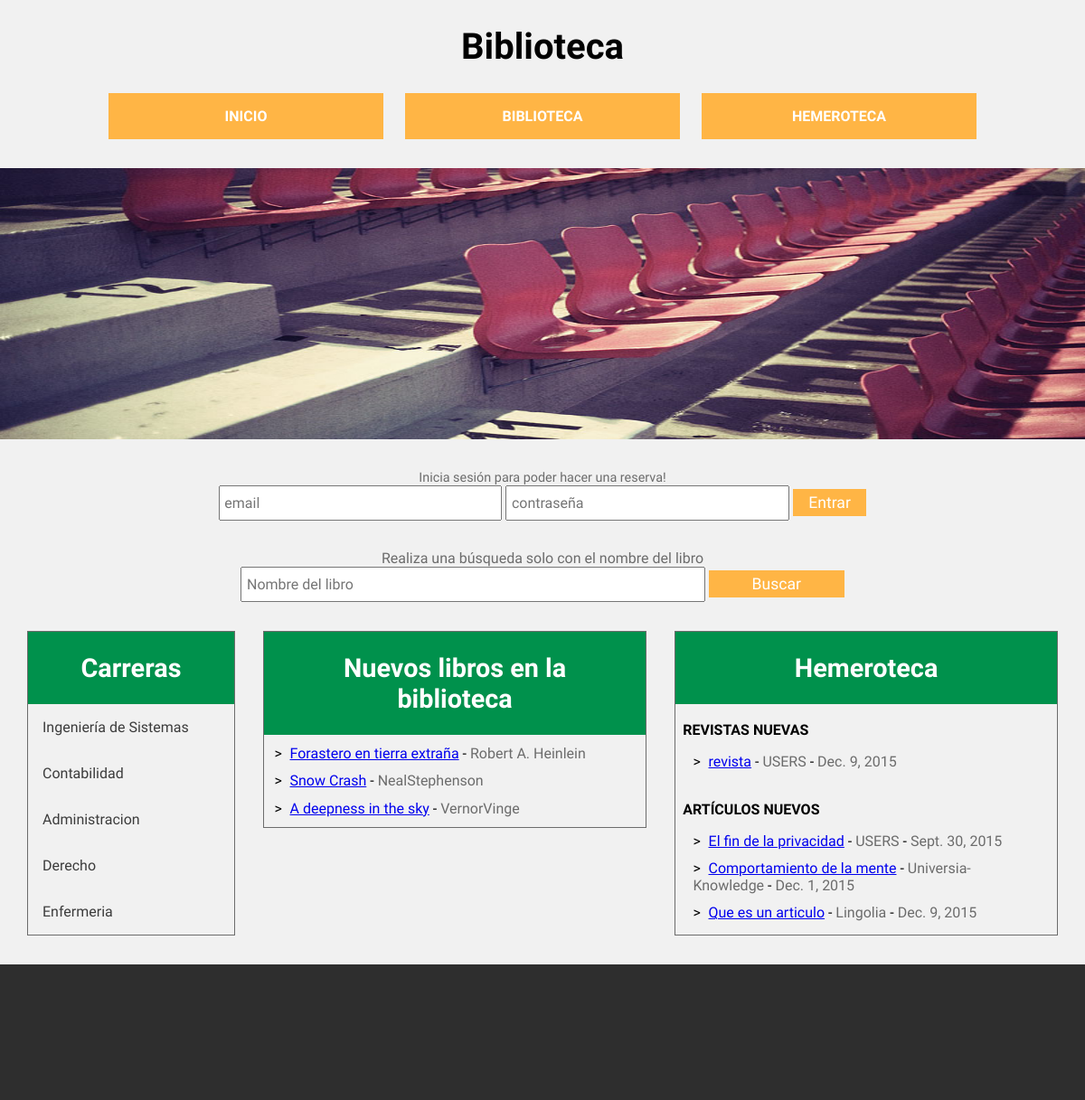
Before: / with the older database file.
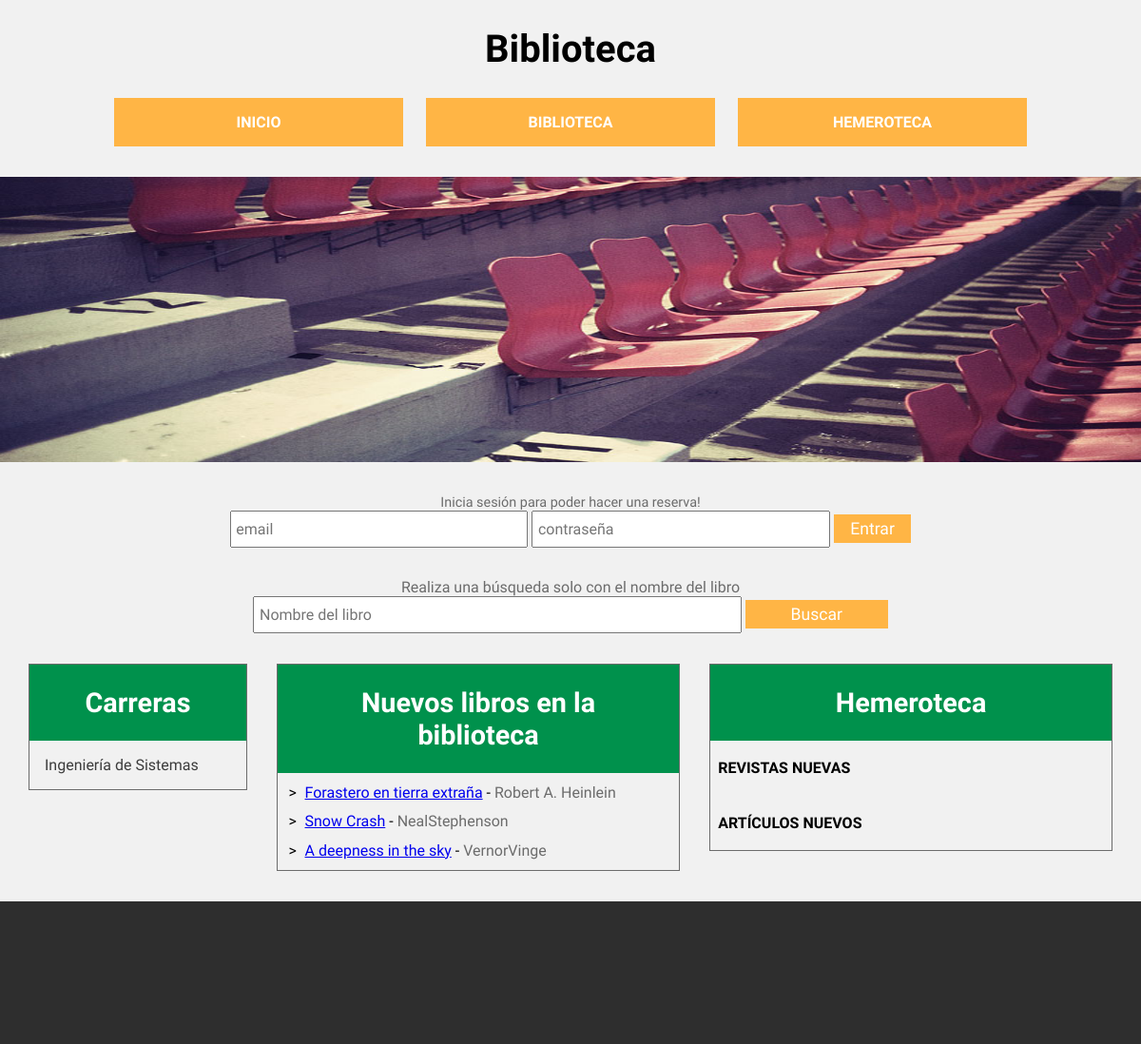
After: the same page with the newer database file.
### apps/biblioteca/models.py (models this page shows, shortened)
class Carrera(models.Model):
	carrera = models.CharField(max_length = 30, unique = True)

class Libro(models.Model):
	titulo 			 = models.CharField(max_length = 50, unique = True)
	fechaPublicacion = models.CharField(max_length = 30)
	edicion 		 = models.CharField(max_length = 50)
	area			 = models.CharField(max_length = 50)
	imagen			 = models.ImageField(upload_to = 'libro')
	stock 			 = models.PositiveIntegerField()
	stockChange 	 = models.PositiveIntegerField()
	estado 			 = models.BooleanField(default = True)
	autor 	  = models.ForeignKey(Autor)
	editorial = models.ForeignKey(Editorial)
	carrera   = models.ForeignKey(Carrera)

class Autor(models.Model):
	nombre    = models.CharField(max_length = 30, unique = True)
	apellido  = models.CharField(max_length = 30)
	pais	  = models.CharField(max_length = 30)
	biografia = models.URLField()

### apps/hemeroteca/models.py (models this page shows, shortened)
class Revista(models.Model):
	titulo 			 = models.CharField(max_length = 30, unique = True)
	autor  			 = models.CharField(max_length = 30)
	url	   			 = models.URLField()
	fechaPublicacion = models.DateField()

class Articulo(models.Model):
	titulo 			 = models.CharField(max_length = 30, unique = True)
	autor  			 = models.CharField(max_length = 30)
	url	   			 = models.URLField()
	fechaPublicacion = models.DateField()

### apps/biblioteca/views.py (the view)
# urls.py: url(r'^$', 'apps.biblioteca.views.home', name='home'),
def home(request):
	carreras  = Carrera.objects.all()
	libros	  = Libro.objects.order_by("-id").all()[:10]
	revistas  = Revista.objects.order_by("-id").all()[:4]
	articulos = Articulo.objects.order_by("-id").all()[:4]
	formAuth  = EmailAuthenticationForm(request.POST or None)
	if formAuth.is_valid():
		login(request, formAuth.get_user())
	template = 'index.html'
	return render_to_response(template, context_instance = RequestContext(request,locals()))

### apps/userprofile/form.py (shortened to what this page needs)
class EmailAuthenticationForm(forms.Form):
	email 	 = forms.EmailField()
	password = forms.CharField(widget = forms.PasswordInput)
	def __init__(self, *args, **kwargs):
		self.user_cache = None
		super(EmailAuthenticationForm, self).__init__(*args, **kwargs)

### apps/biblioteca/templates/index.html (shortened to what this page needs)
{% load staticfiles %}
<!DOCTYPE html>
<html lang="es">
<head>
	<link rel='stylesheet' href="{% static 'biblioteca/css/main.css' %}" type='text/css' />
</head>
<body>
	<h1>Biblioteca</h1>
	<nav id="menu">
		<a href="{% url "home" %}">INICIO</a>
		<a href="{% url "biblioteca" %}">BIBLIOTECA</a>
		<a href="{% url "hemeroteca" %}">HEMEROTECA</a>
	</nav>
	<div id="slider">
		<ul class="rslides">
          <li><img src="{% static 'biblioteca/img/slider/1.jpg' %}" alt="slider 1"></li>
        </ul>
	</div>
    {% if not user.is_authenticated %}
	<form action="" id="form-login" method="post">
		<span>Inicia sesión para poder hacer una reserva!</span><br />
		<input type="email" name="email" placeholder="email" />
		<input type="password" name="password" placeholder="contraseña" />
		<input type="submit" value="Entrar" />
	</form>
    {% else %}
        <div id="welcome">
            <h3 class="user"><span>Bienvenid</span> <span>{{ user.username }}</span></h3><a href="{% url "logout" %}" class="logout">Cerrar sesión</a>
        </div>
    {% endif %}
    <form action="" id="form-search-book">
		<span>Realiza una búsqueda solo con el nombre del libro</span><br />
        <input type="text" name="book-name" placeholder="Nombre del libro" />
        <input type="submit" value="Buscar" />
    </form>
	<section id="container">
        <div class="careers">
			<h3>Carreras</h3>
            {% for carrera in carreras %}
                <a href="{% url 'biblioteca_carrera' carrera.id %}" class="careers-son">{{ carrera.carrera }}</a>
            {% endfor %}
        </div>
        <div class="news-feed">
			<h3>Nuevos libros en la biblioteca</h3>
            {% for libro in libros %}
            <li>
                {% if not user.is_authenticated %}
                <a href="{% url 'book_detail_view' libro.id 1 %}">{{ libro.titulo }}</a> - <span>{{ libro.autor.nombre }}</span><span>{{ libro.autor.apellido }}</span>
                {% else %}
                <a href="{% url 'book_detail_view' libro.id user.id %}">{{ libro.titulo }}</a> - <span>{{ libro.autor.nombre }}</span><span>{{ libro.autor.apellido }}</span>
                {% endif%}
            </li>
            {% endfor %}
        </div>
		<div class="prev-hemeroteca">
			<h3>Hemeroteca</h3>
			<div class="prev-magazines">
				<p>REVISTAS NUEVAS</p>
                {% for revista in revistas %}
                <li>
                    <a href="{{ revista.url }}" target="_blank">{{ revista.titulo }}</a> - <span>{{ revista.autor }}</span> - <span>{{ revista.fechaPublicacion }}</span>
                </li>
                {% endfor %}
			</div>
			<div class="prev-articles">
				<p>ARTÍCULOS NUEVOS</p>
                {% for articulo in articulos %}
                <li>
                    <a href="{{ articulo.url }}" target="_blank">{{ articulo.titulo }}</a> - <span>{{ articulo.autor }}</span> - <span>{{ articulo.fechaPublicacion }}</span>
                </li>
                {% endfor %}
			</div>
		</div>
	</section>
	<footer id="footer"></footer>
</body>
</html>

### apps/biblioteca/static/biblioteca/css/main.css (style rules this page uses)
body { background-color: #f1f1f1; font-family: 'Armata', sans-serif; font-size: 16px; margin: 0; padding: 0; }
h1 { font-size: 2.5em; margin: 0 auto; padding: 0.7em 0; text-align: center; width: 100%; }
#menu { display: -webkit-box; display: -webkit-flex; display: -moz-flex; display: -ms-flexbox; display: flex; justify-content: space-between; margin: 0 auto; width: 80%; }
#menu a { background-color: #ffb545; color: #fff; font-weight: bold; padding: 1em 2em; text-align: center; text-decoration: none; width: 25%; }
#slider { margin: 2em auto; text-align: center; width: 100%; }
#slider .rslides { list-style: none; margin: 0; overflow: hidden; padding: 0; position: relative; width: 100%; }
#slider .rslides li { display: none; -webkit-backface-visibility: hidden; left: 0; position: absolute; top: 0; width: 100%; }
#slider .rslides li:first-child { display: block; float: left; position: relative; }
#slider .rslides li img { border: 0; display: block; float: left; height: 300px; width: 100%; }
#form-login { margin: 0 auto; text-align: center; width: 100%; }
#form-login span { color: #6c6c6c; font-size: 0.9em; }
#form-login input[type="email"], #form-login input[type="password"] { padding: 0.5em 0.3em; width: 300px; }
#form-login input[type="submit"] { background-color: #ffb545; border: none; color: #fff; cursor: pointer; font-size: 1.1em; padding: 0.3em 1em; }
#form-search-book { margin: 2em auto; text-align: center; width: 700px; }
#form-search-book span { color: #6c6c6c; }
#form-search-book input[type="text"] { padding: 0.5em 0.3em; width: 500px; }
#form-search-book input[type="submit"] { background-color: #ffb545; border: none; color: #fff; cursor: pointer; font-size: 1.1em; padding: 0.3em 1em; width: 150px; }
#container { display: -webkit-box; display: -webkit-flex; display: -moz-flex; display: -ms-flexbox; display: flex; align-items: flex-start; justify-content: space-between; margin: 0 auto 2em; width: 95%; }
#container .careers { display: -webkit-box; display: -webkit-flex; display: -moz-flex; display: -ms-flexbox; display: flex; flex-direction: column; flex-wrap: wrap; width: 20%; }
#container .careers a { color: #3c3c3c; padding: 1em; text-decoration: none; }
#container .news-feed { width: 37%; }
#container .news-feed li { display: block; margin: 0.7em; }
#container .news-feed li:before { content: "> "; margin-right: .3em; }
#container .news-feed li span { color: #6c6c6c; }
#container .prev-hemeroteca { width: 37%; }
#container .prev-hemeroteca .prev-magazines, #container .prev-hemeroteca .prev-articles { padding: .2em .5em; }
#container .prev-hemeroteca .prev-magazines p, #container .prev-hemeroteca .prev-articles p { font-weight: bold; }
#container .careers, #container .news-feed, #container .prev-hemeroteca { border: 1px solid #6c6c6c; }
#container .careers h3, #container .news-feed h3, #container .prev-hemeroteca h3 { background-color: #00914c; color: #fff; font-size: 1.8em; margin: 0; padding: 0.8em; text-align: center; }
#footer { background-color: #2e2e2e; height: 150px; width: 100%; }

Changed rows visible on the page:
removed Carrera: carrera "Contabilidad"
removed Carrera: carrera "Administracion"
removed Carrera: carrera "Derecho"
removed Carrera: carrera "Enfermeria"
removed Revista: titulo "revista", autor "USERS", fechaPublicacion "Dec. 9, 2015"
removed Articulo: titulo "El fin de la privacidad", autor "USERS", fechaPublicacion "Sept. 30, 2015"
removed Articulo: titulo "Comportamiento de la mente", autor "Universia-Knowledge", fechaPublicacion "Dec. 1, 2015"
removed Articulo: titulo "Que es un articulo", autor "Lingolia", fechaPublicacion "Dec. 9, 2015"
